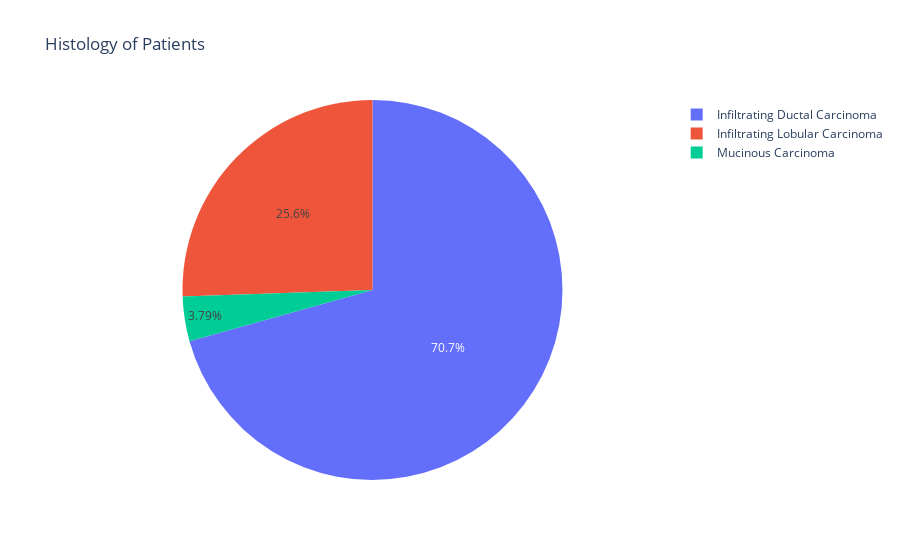

This figure's notebook cell:
### Code cell
hist = data.Histology.value_counts()
types=hist.index
quantity=hist.values
fig=px.pie(data, values=quantity, names=types, title='Histology of Patients')
fig.show()

### Figure 1 — Plotly figure (JSON) as saved in the notebook; plotly's stock layout.template omitted (floating-point values rounded to 4 significant figures)
{"data": [{"domain": {"x": [0, 1], "y": [0, 1]}, "hovertemplate": "label=%{label}<br>value=%{value}<extra></extra>", "labels": ["Infiltrating Ductal Carcinoma", "Infiltrating Lobular Carcinoma", "Mucinous Carcinoma"], "legendgroup": "", "name": "", "showlegend": true, "type": "pie", "values": [224, 81, 12]}], "layout": {"legend": {"tracegroupgap": 0}, "title": {"text": "Histology of Patients"}}}
